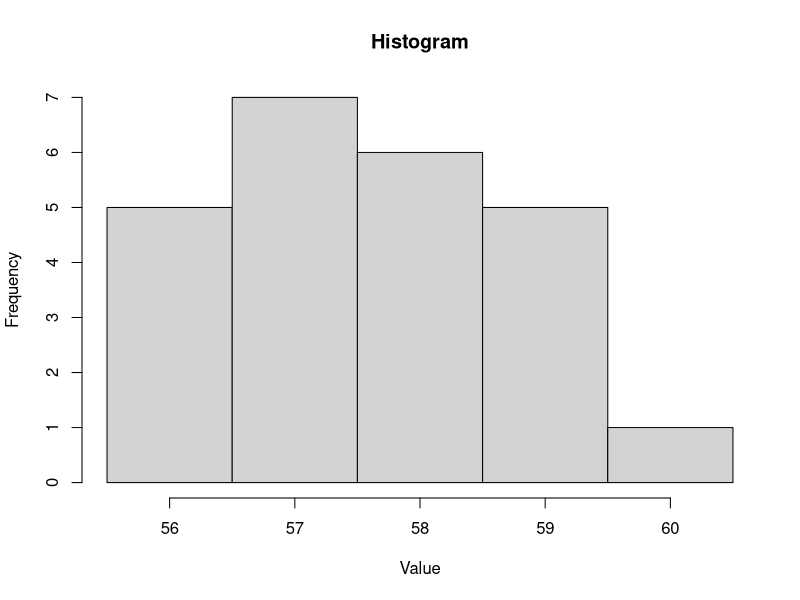

This figure's R source:
## ---- chunk 1
## DATA GENERATION
shape1 = 2**runif(1,-1,1)
shape2 = 2**runif(1,-1,1)
dims = sample(4:6,2)
rows = min(dims)
cols = max(dims)
n = rows*cols
offset = runif(1,0,60)
dd = round(rbeta(n,shape1,shape2)*sample(5:8,1) + offset+0.5,4)
data = round(dd)

## The frequency table
value = min(data):max(data)
frequency = tabulate(data)[value]
df_freq = data.frame(value, frequency)
## ---- chunk 2
hist(dd,breaks=c(value-0.5,max(value)+0.5),main="Histogram",xlab="Value")
